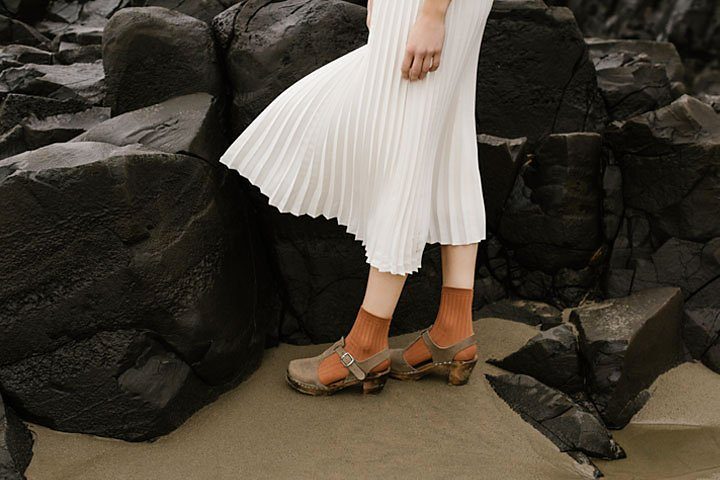
#> input picture a1images/highlights_and_shadows.jpg, 720 x 480 px, found by its file name
$ python question3.py
#> lines starting #> are read from the running program, lines starting #| are printed output that depends on the picture
import cv2 as cv
import numpy as np
import matplotlib.pyplot as plt

image3 = cv.imread('a1images/highlights_and_shadows.jpg')
#> image3 is the input picture: shape (480, 720, 3); mean B, G, R 58.1, 68.6, 75.7
cvt_img = cv.cvtColor(image3, cv.COLOR_BGR2Lab)
#> cvt_img: shape (480, 720, 3); mean of channels 0, 1, 2 71.3, 129.1, 135
fig, ax = plt.subplots(1,4, figsize = (18,4))
L,a,b = cv.split(cvt_img)
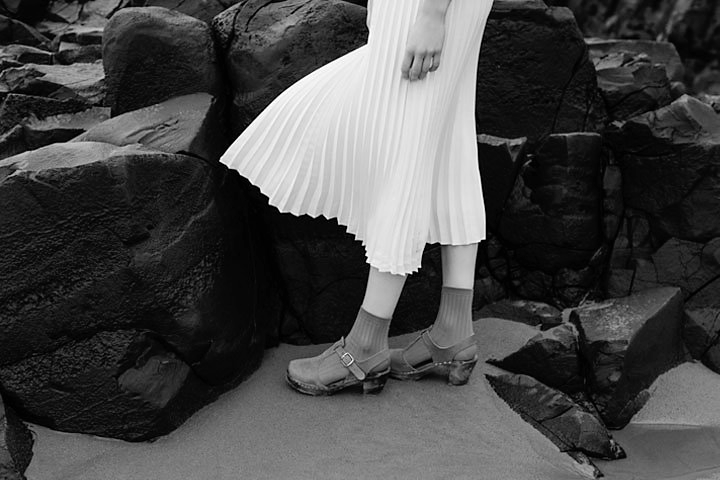
#> L: shape (480, 720); min 0, max 255, mean 71.3
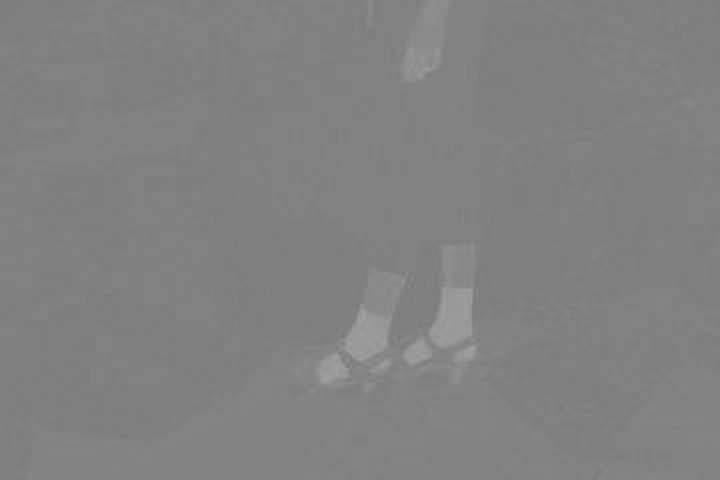
#> a: shape (480, 720); min 119, max 160, mean 129.1
# Apply gamma correction to the L channel
gamma = 2  # You can modify the gamma value
L_float = L / 255.0  # Normalize to [0, 1]
L_gamma_corrected = np.power(L_float, gamma) * 255  # Gamma correction
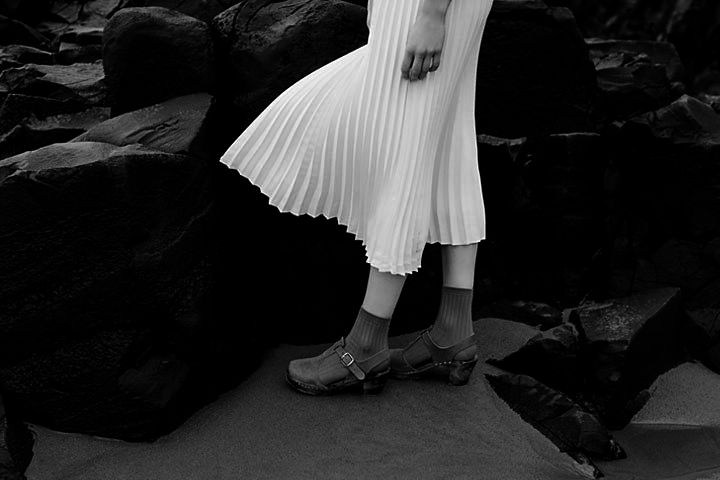
#> L_gamma_corrected: shape (480, 720) float64; min 0, max 255, mean 39
L_gamma_corrected = np.uint8(L_gamma_corrected)

# Merge the corrected L with original a, b channels
lab_gamma_corrected = cv.merge([L_gamma_corrected, a, b])
#> lab_gamma_corrected: shape (480, 720, 3); mean of channels 0, 1, 2 38.6, 129.1, 135

# Convert back to BGR color space
corrected_image = cv.cvtColor(lab_gamma_corrected, cv.COLOR_LAB2BGR)
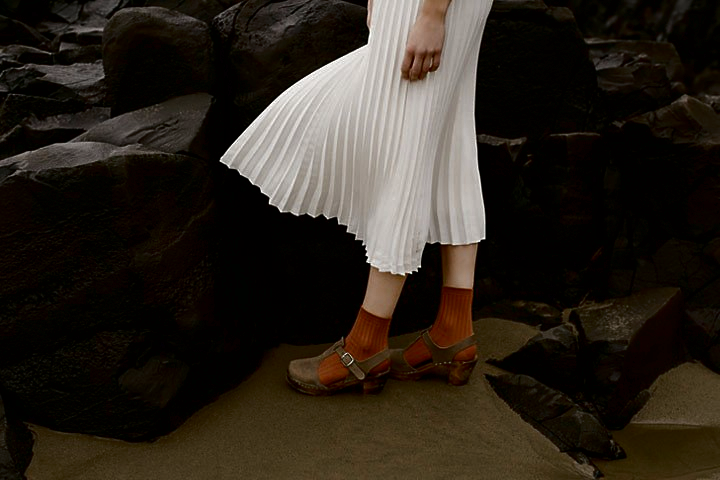
#> corrected_image: shape (480, 720, 3); mean B, G, R 28.6, 36.7, 43.7

#plot histogram for original image
hist1, bins = np.histogram(image3.ravel(), 256, [0, 256])
#> hist1 = 256 values, max 20977 at index 16, min 40 at index 253, mean 4050; bins = 257 values from 0 to 256

#plot histogram for corrected image
hist2, bins = np.histogram(corrected_image.ravel(), 256, [0, 256])
#> hist2 = 256 values, max 308482 at index 0, min 6 at index 254, mean 4050
plt.subplot(2,2,1)
plt.imshow(cv.cvtColor(image3, cv.COLOR_BGR2RGB))
#ax[1].imshow(corrected_image)
plt.subplot(2,2,2)
plt.imshow(cv.cvtColor(corrected_image, cv.COLOR_BGR2RGB))

plt.subplot(2,2,3)
plt.plot(hist1)
plt.title('Histogram for original image')
plt.xlabel('Intensity Value')
plt.ylabel('Frequency')

plt.subplot(2,2,4)
plt.plot(hist2)
plt.title('Histogram for corrected image')
plt.xlabel('Intensity Value')
plt.ylabel('Frequency')
plt.show()
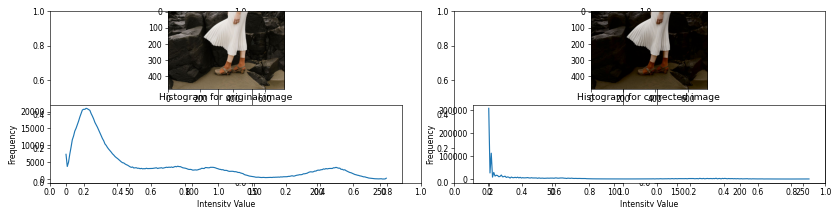
#> figure drawn by matplotlib, 4 panels; panel 3: curve peaks at x = 16, y = 20977; panel 4: curve peaks at x = 0, y = 308482

$ run again, with a1images/daisy.jpg copied over a1images/highlights_and_shadows.jpg
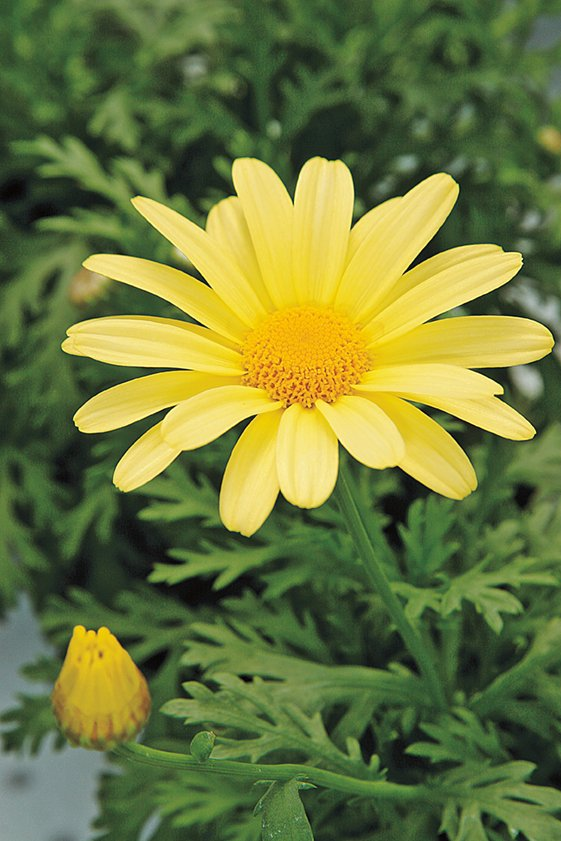
#> input picture a1images/daisy.jpg, 561 x 841 px, found by its file name
#> image3 is the input picture: shape (841, 561, 3); mean B, G, R 60.7, 120.3, 108.5
#> cvt_img: shape (841, 561, 3); mean of channels 0, 1, 2 121.3, 114.4, 157.2
#> lab_gamma_corrected: shape (841, 561, 3); mean of channels 0, 1, 2 71.7, 114.4, 157.2
#> `corrected_image = cv.cvtColor(lab_gamma_corrected, cv.COLOR_LAB2BGR)`:
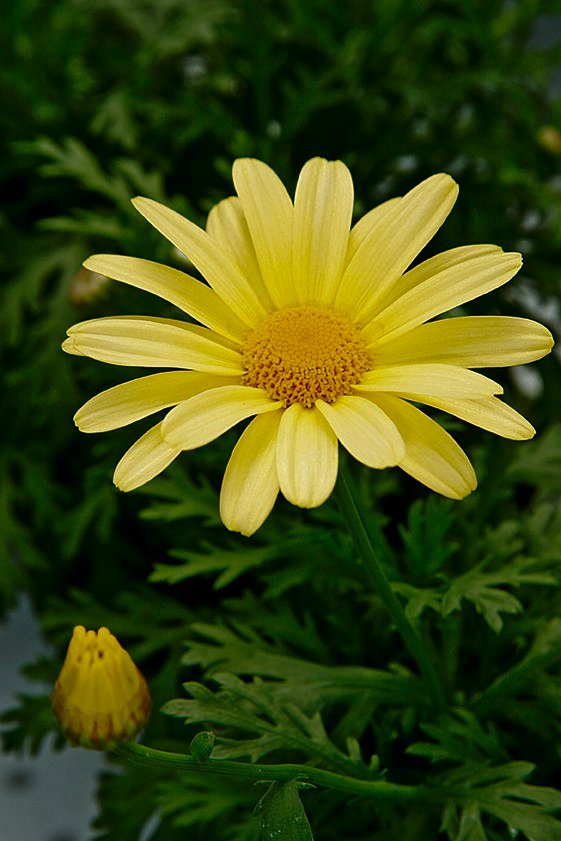
#> corrected_image: shape (841, 561, 3); mean B, G, R 16.9, 74.1, 61.6
#> hist1 = 256 values, max 19972 at index 54, min 389 at index 1, mean 5528.9; bins = 257 values from 0 to 256
#> hist2 = 256 values, max 342509 at index 0, min 0 at index 254, mean 5528.9
#> `plt.show()`:
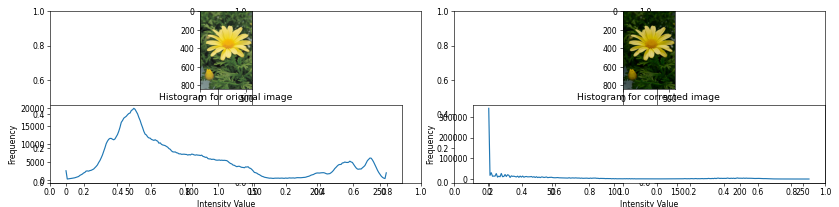
#> figure drawn by matplotlib, 4 panels; panel 3: curve peaks at x = 54, y = 19972; panel 4: curve peaks at x = 0, y = 342509

$ run again, with a1images/emma.jpg copied over a1images/highlights_and_shadows.jpg
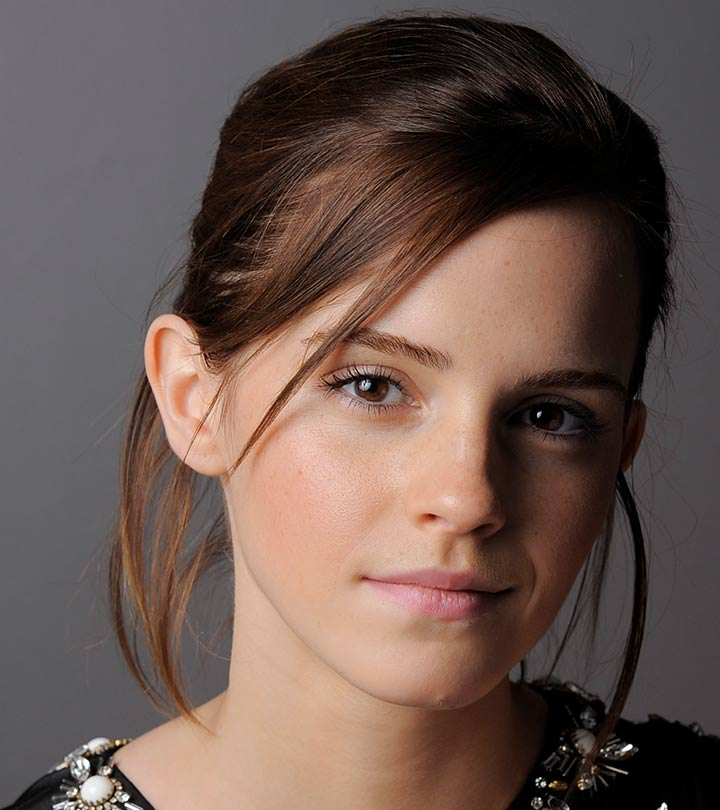
#> input picture a1images/emma.jpg, 720 x 810 px, found by its file name
#> image3 is the input picture: shape (810, 720, 3); mean B, G, R 80.1, 87.4, 106.8
#> cvt_img: shape (810, 720, 3); mean of channels 0, 1, 2 97, 134.8, 135.1
#> lab_gamma_corrected: shape (810, 720, 3); mean of channels 0, 1, 2 50, 134.8, 135.1
#> `corrected_image = cv.cvtColor(lab_gamma_corrected, cv.COLOR_LAB2BGR)`:
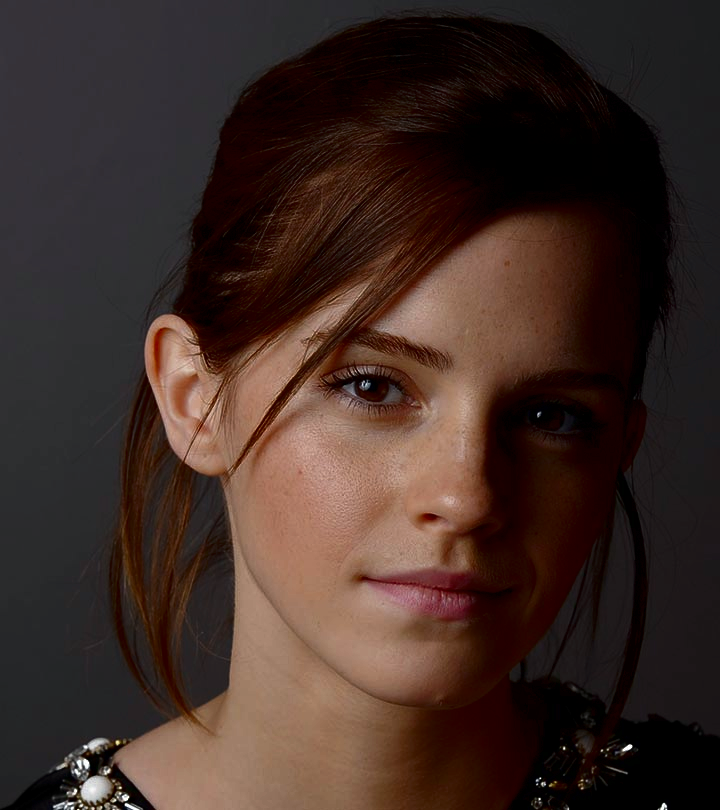
#> corrected_image: shape (810, 720, 3); mean B, G, R 38, 44, 62.3
#> hist1 = 256 values, max 53972 at index 0, min 40 at index 250, mean 6834.4; bins = 257 values from 0 to 256
#> hist2 = 256 values, max 309700 at index 0, min 8 at index 235, mean 6834.4
#> `plt.show()`:
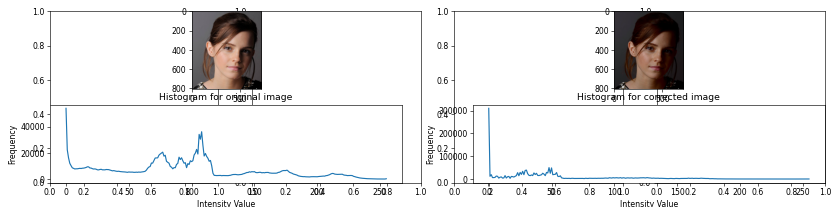
#> figure drawn by matplotlib, 4 panels; panel 3: curve peaks at x = 0, y = 53972; panel 4: curve peaks at x = 0, y = 309700
